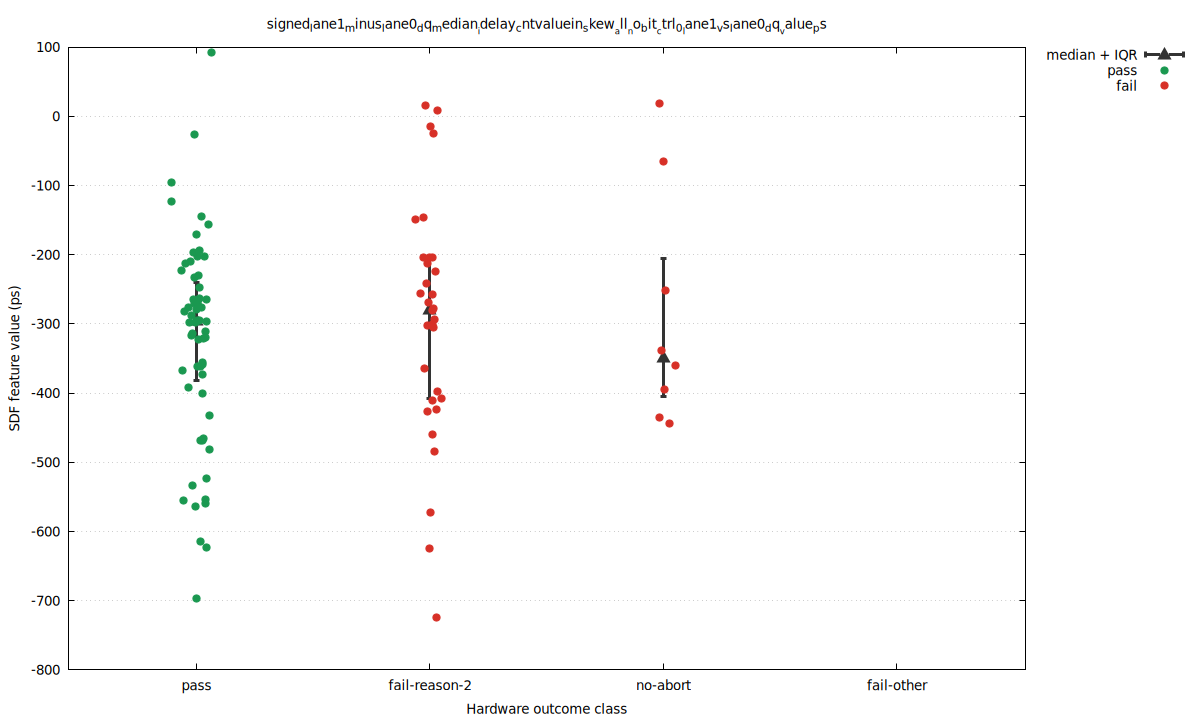

This figure's gnuplot source:
set terminal pngcairo size 1200,720 enhanced font 'DejaVu Sans,10'
set output 'signed_baseline_seed_1_30_skew_signed_lane1_minus_lane0_dq_median_idelay_cntvaluein_skew_all_no_bit_ctrl_0_lan.png'
set datafile separator comma
set key outside right top
set grid ytics
set xrange [0.45:4.55]
set xtics ('pass' 1, 'fail-reason-2' 2, 'no-abort' 3, 'fail-other' 4)
set xlabel 'Hardware outcome class'
set ylabel 'SDF feature value (ps)'
set title 'signed_lane1_minus_lane0_dq_median__idelay_cntvaluein_skew__all__no_bit__ctrl_0__lane1_vs_lane0_dq__value_ps'
plot \
  'signed_baseline_seed_1_30_skew_signed_lane1_minus_lane0_dq_median_idelay_cntvaluein_skew_all_no_bit_ctrl_0_lan.summary.dat' using 1:4:3:5 with yerrorbars pt 9 ps 1.5 lw 3 lc rgb '#333333' title 'median + IQR', \
  'signed_baseline_seed_1_30_skew_signed_lane1_minus_lane0_dq_median_idelay_cntvaluein_skew_all_no_bit_ctrl_0_lan.dat' using 1:4 with points pt 7 ps 1.2 lc rgb '#1a9850' title 'pass', \
  'signed_baseline_seed_1_30_skew_signed_lane1_minus_lane0_dq_median_idelay_cntvaluein_skew_all_no_bit_ctrl_0_lan.dat' using 1:5 with points pt 7 ps 1.2 lc rgb '#d73027' title 'fail'
